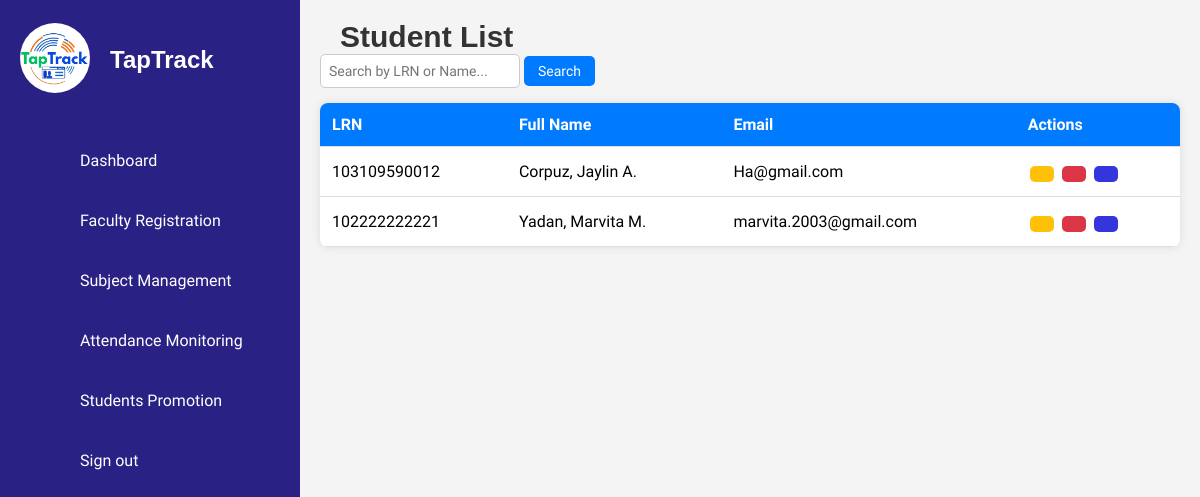
The page /details_student.php on the database as committed earlier.
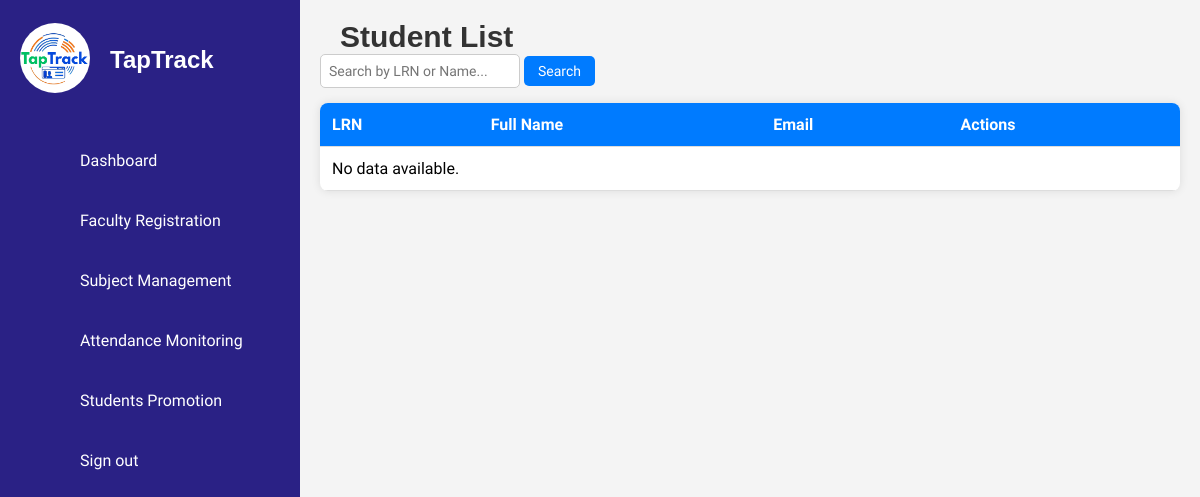
The same page on the database as committed later.
### tables this page shows
CREATE TABLE `students` (
  `id` int(11) NOT NULL,
  `first_name` varchar(50) NOT NULL,
  `middle_name` varchar(50) DEFAULT NULL,
  `last_name` varchar(50) NOT NULL,
  `lrn` varchar(12) NOT NULL,
  `date_of_birth` date NOT NULL,
  `gender` enum('Male','Female') NOT NULL,
  `citizenship` varchar(50) NOT NULL,
  `address` text NOT NULL,
  `contact_number` varchar(15) NOT NULL,
  `email` varchar(100) NOT NULL,
  `guardian_name` varchar(100) NOT NULL,
  `guardian_contact` varchar(15) NOT NULL,
  `guardian_address` varchar(250) NOT NULL,
  `guardian_relationship` varchar(50) NOT NULL,
  `elementary_school` varchar(100) NOT NULL,
  `year_graduated` year(4) NOT NULL,
  `birth_certificate` varchar(255) NOT NULL,
  `id_photo` varchar(255) NOT NULL,
  `good_moral` varchar(255) DEFAULT NULL,
  `student_signature` varchar(255) NOT NULL,
  `section` varchar(50) DEFAULT NULL,
  `school_year` varchar(9) NOT NULL,
  `grade_level` varchar(20) DEFAULT NULL,
  `student_type` enum('JHS','SHS') NOT NULL,
  `verified_at` timestamp NOT NULL DEFAULT current_timestamp(),
  `created_at` timestamp NOT NULL DEFAULT current_timestamp(),
  `rfid` varchar(50) DEFAULT NULL,
  `mobile_verified` tinyint(1) DEFAULT 0
);

### details_student.php (the view, shortened to what this page needs)
<?php
include('db_connection.php');
$query = "SELECT lrn,
    CONCAT(
        UPPER(LEFT(last_name, 1)), LOWER(SUBSTRING(last_name, 2)), ', ',
        UPPER(LEFT(first_name, 1)), LOWER(SUBSTRING(first_name, 2)), ' ',
        UPPER(LEFT(middle_name, 1)), '.'
    ) AS fullname,
    email, student_type
    FROM students
    WHERE 1=1";
$query .= " ORDER BY last_name ASC, first_name ASC, middle_name ASC";
$result = mysqli_query($conn, $query);
$students = [];
if (mysqli_num_rows($result) > 0) {
    $students = mysqli_fetch_all($result, MYSQLI_ASSOC);
}
?>
<!DOCTYPE html>
<html lang="en">
<head>
    <link rel="stylesheet" href="assets/css/style.css">
</head>
<body>
<?php include('sidebar.php'); ?>
<div class="main-content">
    <h2>Student List</h2>
    <div class="search-container">
        <div class="left-search">
            <form id="searchForm" onsubmit="return handleSearch(event)">
                <input type="text" id="searchInput" placeholder="Search by LRN or Name...">
                <button type="submit">Search</button>
            </form>
        </div>
    </div>
    <table class="student-table" id="studentTable">
        <thead>
            <tr>
                <th>LRN</th>
                <th>Full Name</th>
                <th>Email</th>
                <th class="actions-header" style="position: relative;">
                    <div class="header-content">
                        <span>Actions</span>
                    </div>
                </th>
            </tr>
        </thead>
        <tbody id="studentTableBody">
            <?php if (!empty($students)): ?>
                <?php foreach ($students as $student): ?>
                    <tr data-type="<?= strtolower($student['student_type']) ?>">
                        <td><?= $student['lrn'] ?></td>
                        <td><?= $student['fullname'] ?></td>
                        <td><?= $student['email'] ?></td>
                        <td>
                            <button class='edit' title="Edit" onclick='redirectToStudentInfo("<?= $student['lrn'] ?>", "edit")'>
                            </button>
                            <button class='archive' title="Archive" onclick='archiveStudent("<?= $student['lrn'] ?>")'>
                            </button>
                            <button class='view' title="View" onclick='redirectToStudentInfo("<?= $student['lrn'] ?>", "view")'>
                            </button>
                        </td>
                    </tr>
                <?php endforeach; ?>
            <?php else: ?>
                <tr id="noDataRow"><td colspan="4">No data available.</td></tr>
            <?php endif; ?>
        </tbody>
    </table>
</div>
</body>
</html>

Rows that differ between the two databases and show on the page:
removed students: lrn "103109590012", fullname "Corpuz, Jaylin A.", email "Ha@gmail.com"
removed students: lrn "102222222221", fullname "Yadan, Marvita M.", email "marvita.2003@gmail.com"
Other text that changed with them:
text now shown: "No data available."
